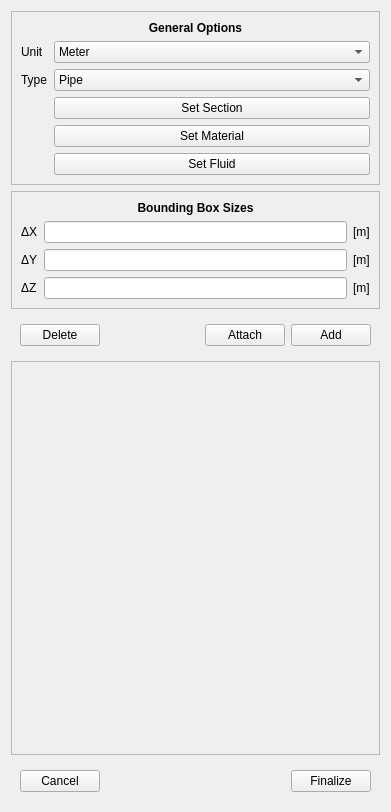
<?xml version="1.0" encoding="UTF-8"?>
<ui version="4.0">
 <class>Form</class>
 <widget class="QWidget" name="Form">
  <property name="geometry">
   <rect>
    <x>0</x>
    <y>0</y>
    <width>391</width>
    <height>812</height>
   </rect>
  </property>
  <property name="windowTitle">
   <string>Form</string>
  </property>
  <layout class="QVBoxLayout" name="verticalLayout_4">
   <item>
    <widget class="QFrame" name="general_options">
     <property name="frameShape">
      <enum>QFrame::StyledPanel</enum>
     </property>
     <property name="frameShadow">
      <enum>QFrame::Raised</enum>
     </property>
     <layout class="QVBoxLayout" name="verticalLayout">
      <item>
       <widget class="QLabel" name="general_options_label">
        <property name="font">
         <font>
          <weight>75</weight>
          <bold>true</bold>
         </font>
        </property>
        <property name="text">
         <string>General Options</string>
        </property>
        <property name="alignment">
         <set>Qt::AlignCenter</set>
        </property>
       </widget>
      </item>
      <item>
       <layout class="QGridLayout" name="gridLayout_2">
        <item row="3" column="1">
         <widget class="QPushButton" name="set_material_button">
          <property name="text">
           <string>Set Material</string>
          </property>
         </widget>
        </item>
        <item row="1" column="0">
         <widget class="QLabel" name="structure_type_label">
          <property name="text">
           <string>Type</string>
          </property>
         </widget>
        </item>
        <item row="0" column="1">
         <widget class="QComboBox" name="unit_combobox">
          <property name="sizePolicy">
           <sizepolicy hsizetype="Expanding" vsizetype="Fixed">
            <horstretch>0</horstretch>
            <verstretch>0</verstretch>
           </sizepolicy>
          </property>
          <item>
           <property name="text">
            <string>Meter</string>
           </property>
          </item>
          <item>
           <property name="text">
            <string>Milimeter</string>
           </property>
          </item>
          <item>
           <property name="text">
            <string>Inch</string>
           </property>
          </item>
         </widget>
        </item>
        <item row="2" column="1">
         <widget class="QPushButton" name="set_section_button">
          <property name="text">
           <string>Set Section</string>
          </property>
         </widget>
        </item>
        <item row="0" column="0">
         <widget class="QLabel" name="unit_label">
          <property name="text">
           <string>Unit</string>
          </property>
         </widget>
        </item>
        <item row="1" column="1">
         <widget class="QComboBox" name="structure_combobox">
          <property name="sizePolicy">
           <sizepolicy hsizetype="Expanding" vsizetype="Fixed">
            <horstretch>0</horstretch>
            <verstretch>0</verstretch>
           </sizepolicy>
          </property>
          <item>
           <property name="text">
            <string>Pipe</string>
           </property>
          </item>
          <item>
           <property name="text">
            <string>Point</string>
           </property>
          </item>
          <item>
           <property name="text">
            <string>Flange</string>
           </property>
          </item>
          <item>
           <property name="text">
            <string>Valve</string>
           </property>
          </item>
          <item>
           <property name="text">
            <string>Expansion Joint</string>
           </property>
          </item>
          <item>
           <property name="text">
            <string>Reducer</string>
           </property>
          </item>
          <item>
           <property name="text">
            <string>Circular Beam</string>
           </property>
          </item>
          <item>
           <property name="text">
            <string>Rectangular Beam</string>
           </property>
          </item>
          <item>
           <property name="text">
            <string>I-Beam</string>
           </property>
          </item>
          <item>
           <property name="text">
            <string>T-Beam</string>
           </property>
          </item>
          <item>
           <property name="text">
            <string>C-Beam</string>
           </property>
          </item>
         </widget>
        </item>
        <item row="4" column="1">
         <widget class="QPushButton" name="set_fluid_button">
          <property name="text">
           <string>Set Fluid</string>
          </property>
         </widget>
        </item>
       </layout>
      </item>
     </layout>
    </widget>
   </item>
   <item>
    <widget class="QFrame" name="sizes_widget">
     <property name="frameShape">
      <enum>QFrame::StyledPanel</enum>
     </property>
     <property name="frameShadow">
      <enum>QFrame::Raised</enum>
     </property>
     <layout class="QVBoxLayout" name="verticalLayout_3">
      <item>
       <widget class="QLabel" name="sizes_coords_label">
        <property name="font">
         <font>
          <weight>75</weight>
          <bold>true</bold>
         </font>
        </property>
        <property name="text">
         <string>Bounding Box Sizes</string>
        </property>
        <property name="alignment">
         <set>Qt::AlignCenter</set>
        </property>
       </widget>
      </item>
      <item>
       <layout class="QGridLayout" name="gridLayout">
        <item row="1" column="0">
         <widget class="QLabel" name="dx_label">
          <property name="text">
           <string>ΔX</string>
          </property>
         </widget>
        </item>
        <item row="4" column="3">
         <widget class="QLabel" name="unity_z_label">
          <property name="text">
           <string>[m]</string>
          </property>
         </widget>
        </item>
        <item row="3" column="0">
         <widget class="QLabel" name="dy_label">
          <property name="text">
           <string>ΔY</string>
          </property>
         </widget>
        </item>
        <item row="3" column="2">
         <widget class="QLineEdit" name="y_line_edit"/>
        </item>
        <item row="1" column="3">
         <widget class="QLabel" name="unity_x_label">
          <property name="text">
           <string>[m]</string>
          </property>
         </widget>
        </item>
        <item row="4" column="2">
         <widget class="QLineEdit" name="z_line_edit"/>
        </item>
        <item row="3" column="3">
         <widget class="QLabel" name="unity_y_label">
          <property name="text">
           <string>[m]</string>
          </property>
         </widget>
        </item>
        <item row="4" column="0">
         <widget class="QLabel" name="dz_label">
          <property name="text">
           <string>ΔZ</string>
          </property>
         </widget>
        </item>
        <item row="1" column="2">
         <widget class="QLineEdit" name="x_line_edit"/>
        </item>
       </layout>
      </item>
     </layout>
    </widget>
   </item>
   <item>
    <widget class="QFrame" name="remove_attach_add_frame">
     <property name="frameShape">
      <enum>QFrame::NoFrame</enum>
     </property>
     <property name="frameShadow">
      <enum>QFrame::Raised</enum>
     </property>
     <layout class="QHBoxLayout" name="horizontalLayout">
      <item>
       <widget class="QPushButton" name="delete_button">
        <property name="text">
         <string>Delete</string>
        </property>
        <property name="shortcut">
         <string>Del</string>
        </property>
       </widget>
      </item>
      <item>
       <spacer name="horizontalSpacer">
        <property name="orientation">
         <enum>Qt::Horizontal</enum>
        </property>
        <property name="sizeHint" stdset="0">
         <size>
          <width>40</width>
          <height>20</height>
         </size>
        </property>
       </spacer>
      </item>
      <item>
       <widget class="QPushButton" name="attach_button">
        <property name="text">
         <string>Attach</string>
        </property>
       </widget>
      </item>
      <item>
       <widget class="QPushButton" name="add_button">
        <property name="text">
         <string>Add</string>
        </property>
        <property name="shortcut">
         <string>Return</string>
        </property>
       </widget>
      </item>
     </layout>
    </widget>
   </item>
   <item>
    <widget class="QStackedWidget" name="options_stack_widget">
     <property name="frameShape">
      <enum>QFrame::StyledPanel</enum>
     </property>
     <property name="frameShadow">
      <enum>QFrame::Raised</enum>
     </property>
     <property name="currentIndex">
      <number>0</number>
     </property>
     <widget class="QWidget" name="empty_widget">
      <layout class="QVBoxLayout" name="verticalLayout_5"/>
     </widget>
     <widget class="QWidget" name="page_2"/>
    </widget>
   </item>
   <item>
    <widget class="QFrame" name="frame">
     <property name="frameShape">
      <enum>QFrame::NoFrame</enum>
     </property>
     <property name="frameShadow">
      <enum>QFrame::Raised</enum>
     </property>
     <layout class="QHBoxLayout" name="horizontalLayout_2">
      <item>
       <widget class="QPushButton" name="cancel_button">
        <property name="text">
         <string>Cancel</string>
        </property>
       </widget>
      </item>
      <item>
       <spacer name="horizontalSpacer_2">
        <property name="orientation">
         <enum>Qt::Horizontal</enum>
        </property>
        <property name="sizeHint" stdset="0">
         <size>
          <width>40</width>
          <height>20</height>
         </size>
        </property>
       </spacer>
      </item>
      <item>
       <widget class="QPushButton" name="finalize_button">
        <property name="text">
         <string>Finalize</string>
        </property>
        <property name="shortcut">
         <string>Ctrl+Return</string>
        </property>
       </widget>
      </item>
     </layout>
    </widget>
   </item>
  </layout>
 </widget>
 <tabstops>
  <tabstop>unit_combobox</tabstop>
  <tabstop>structure_combobox</tabstop>
  <tabstop>set_section_button</tabstop>
  <tabstop>set_material_button</tabstop>
  <tabstop>set_fluid_button</tabstop>
  <tabstop>x_line_edit</tabstop>
  <tabstop>y_line_edit</tabstop>
  <tabstop>z_line_edit</tabstop>
  <tabstop>delete_button</tabstop>
  <tabstop>attach_button</tabstop>
  <tabstop>add_button</tabstop>
 </tabstops>
 <resources/>
 <connections/>
</ui>
